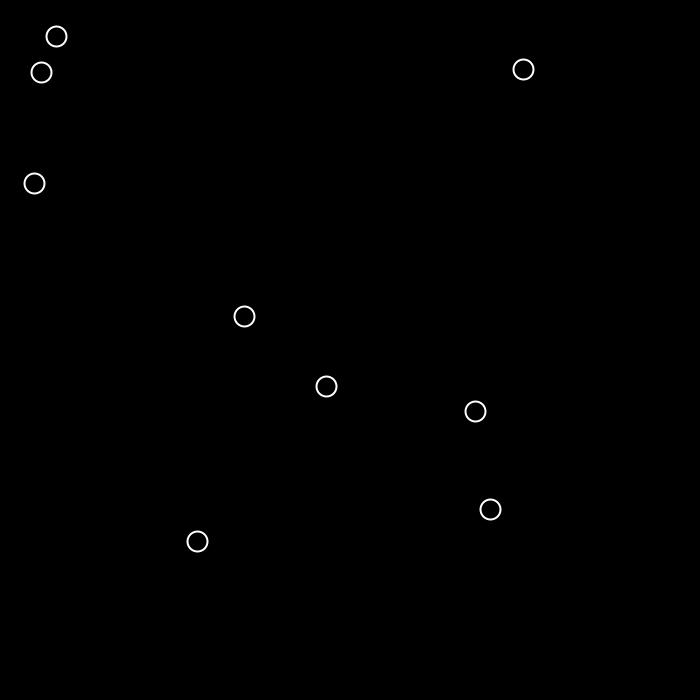
Frame 1 (no input)
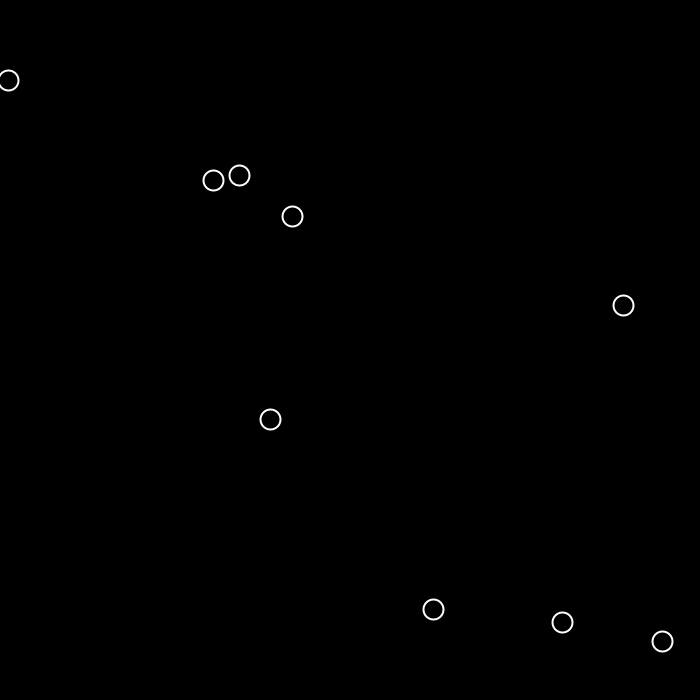
Frame 60 (the mouse pressed at the canvas centre just before this capture)
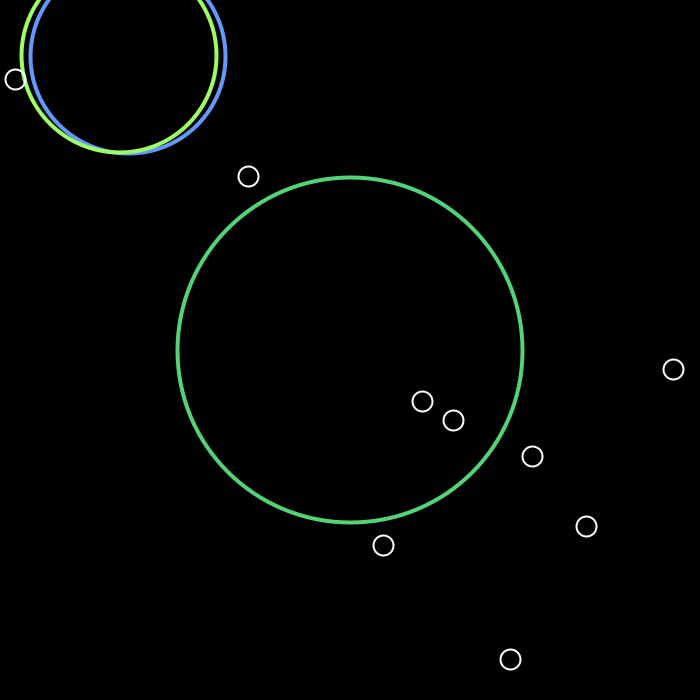
Frame 120 (the mouse held since frame 60 and released just before this capture)

The Processing sketch that drew these frames (run headless with seeded random() and noise(); from frame 60 on, the mouse is pressed at the canvas centre):

// Processing sketch: sketch_main
// ── sketch_main.pde
int SIZE = 20; //マウスクリックとキーボードで生成できる波の上限数
int pointSIZE = 100; //ボールから生成できる波の上限数
int ballSIZE = 10; //ボールの数

float maxSpeed = 5;
float minSpeed = 8; //波の進行速度設定

int frameCut = 10; //生成する波の個数を間引く（値が大きいほど間引かれる）

Ripple[] ripples = new Ripple[SIZE];
Point[] points = new Point[pointSIZE];
Ball[] balls = new Ball[ballSIZE];



void setup() {

  size(700, 700);
  colorMode(HSB, 100);
  background(0);
  smooth();
  frameRate(60);

  for (int i=0; i<SIZE; i++) {
    ripples[i] = new Ripple();
  }
  for (int i=0; i<pointSIZE; i++) {
    points[i] = new Point();
  }
  for (int i=0; i<ballSIZE; i++) {
    balls[i] = new Ball();
  }
}

void draw() {
  background(0);



  for (int i=0; i<SIZE; i++) {
    if (ripples[i].getFlag()) {
      ripples[i].move();
      ripples[i].rippleDraw();
    }
  }

  for (int i=0; i<pointSIZE; i++) {
    if (points[i].getFlag()) {
      points[i].move();
      points[i].rippleDraw();
    }
  }

  for (int i=1; i<ballSIZE; i++) {
    balls[i].move();
  }

  for (int k=ballSIZE-1; k>0; k--) { 
    if (balls[k].judge_collision() && frameCount%frameCut==0) {
      for (int i=pointSIZE-1; i>0; i--) {
        points[i] = new Point(points[i-1]);
      }
      points[0].init(balls[k].x, balls[k].y, random(minSpeed, maxSpeed), int(random(10, 80)));
    }
  }
}

// mouse ver.
void mousePressed() {
  for (int i=SIZE-1; i>0; i--) {
    ripples[i] = new Ripple(ripples[i-1]);
  }
  ripples[0].init(mouseX, mouseY, random(5, 15), int(random(10, 80)));
}

// keyboard ver.
void keyPressed() {
  for (int i=SIZE-1; i>0; i--) {
    ripples[i] = new Ripple(ripples[i-1]);
  }
  ripples[0].init(int(random(0, width)), int(random(0, height)), random(5, 15), int(random(10, 80)));
}

// ── sketch_ball.pde
public class Ball {

  int x, y;
  int vx, vy;
  int r = 20;
  int maxSpeed = 5;
  int minSpeed = 4;
  
  color beforeColor;

  Ball() {
    x = int(random(r, width-r));
    y = int(random(r, height-r));
    if (random(-1, 1)<0) {
      vx = int(random(minSpeed, maxSpeed));
    } else {
      vx = int(random(-maxSpeed, -minSpeed));
    }
    if (random(-1, 1)<0) {
      vy = int(random(minSpeed, maxSpeed));
    } else {
      vy = int(random(-maxSpeed, -minSpeed));
    }
    beforeColor = color(0, 0, 0);
  }

  public void pointDraw() {
    noFill();
    stroke(#FFFFFF);
    strokeWeight(2);
    ellipse(x, y, r, r);
  }

  public void move() {
    x = x + vx;
    if (x>width-10 || x<10) {
      vx=-1*vx;
    }
    y = y + vy;
    if (y>height-10 || y<10) {
      vy=-1*vy;
    }
    pointDraw();
  }

  public boolean judge_collision() {
    boolean flag = false;
    if (get(x, y) != beforeColor && get(x, y)!=color(0, 0, 0)) {
      flag = true;
      beforeColor = get(x, y);
    } else {
      flag = false;
    }
    return flag;
  }
}

// ── sketch_wave.pde
float FRICTION = 0.985;

public class Ripple {
  int x, y;
  
  float dia;
  float speed;
  int colorH;
  boolean flag;

  Ripple() {
    init(0, 0, 0, 0);
    flag = false;
  }

  public Ripple(Ripple src) {
    this.x = src.x;
    this.y = src.y;
    this.speed = src.speed;
    this.colorH = src.colorH;
    this.dia = src.dia;
    this.flag = src.flag;
  }

  public void init(int _x, int _y, float _speed, int _colorH) {
    x = _x;
    y = _y;
    speed = _speed;
    colorH = _colorH;
    dia = 0.0;
    flag = true;
  }

  public void rippleDraw() {
    noFill();

    if (speed > 1.0) {
      stroke(colorH, 60, 99, 100*(speed-1)/3);
      strokeWeight(4);
      ellipse(x, y, dia, dia);
    }
  }

  public void move() {
    dia += speed;
    speed *= FRICTION;
    if (speed < 0.5) {
      flag = false;
    }
  }

  public boolean getFlag() {
    return flag;
  }
}

public class Point extends Ripple{
  
  Point() {
    init(0, 0, 0, 0);
    flag = false;
  }

  public Point(Point src) {
    this.x = src.x;
    this.y = src.y;
    this.speed = src.speed;
    this.colorH = src.colorH;
    this.dia = src.dia;
    this.flag = src.flag;
  }
}
